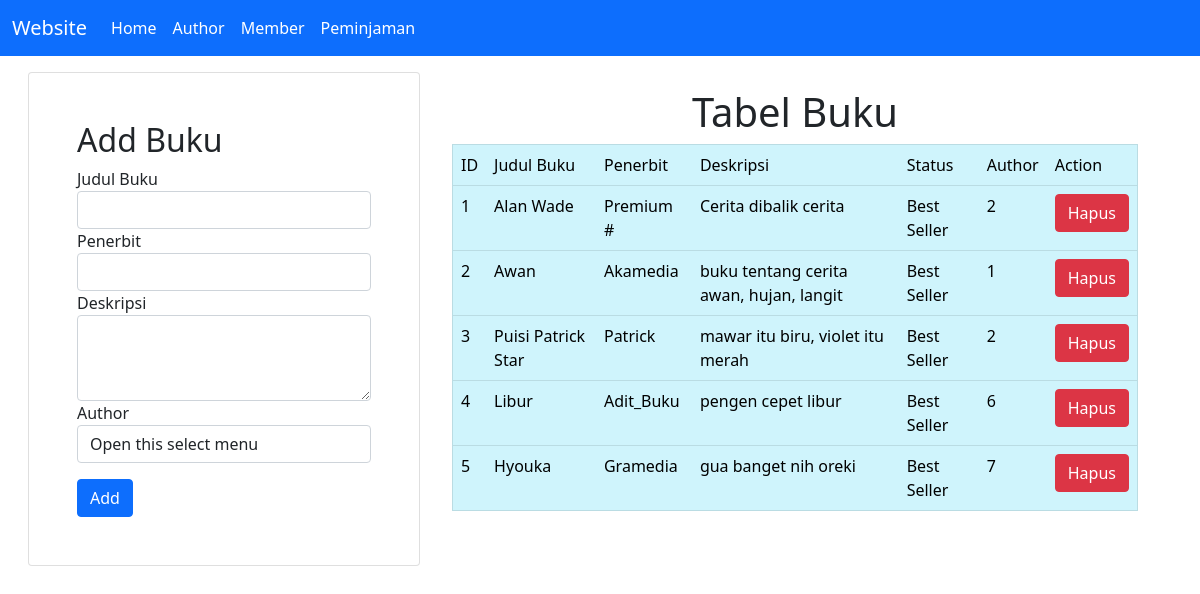
The page / on the database its author committed.
### tables this page shows
CREATE TABLE `buku`  (
  `id_buku` int NOT NULL AUTO_INCREMENT,
  `judul_buku` varchar(100) NOT NULL,
  `penerbit` varchar(100) NOT NULL,
  `deskripsi` text NOT NULL,
  `status` varchar(50) NOT NULL,
  `id_author` int NOT NULL,
  PRIMARY KEY (`id_buku`) USING BTREE,
  INDEX `id_author`(`id_author` ASC) USING BTREE,
  CONSTRAINT `buku_ibfk_1` FOREIGN KEY (`id_author`) REFERENCES `author` (`id_author`) ON DELETE CASCADE ON UPDATE CASCADE
);

### conf.php (called while the page is built)
<?php
$db_host = "localhost";
$db_user = "root";
$db_pass = "";
$db_name = "db_perpus";

### includes/DB.class.php (called while the page is built, shortened)
<?php
class DB
{
    var $db_host = "";
    var $db_user = "";
    var $db_pass = "";
    var $db_name = "";
    var $db_link = "";
    var $result = 0;
    function DB($db_host = '', $db_user = '', $db_pass = '', $db_name = '')
    {
        $this->db_host = $db_host;
        $this->db_user = $db_user;
        $this->db_pass = $db_pass;
        $this->db_name = $db_name;
    }
    function open()
    {
        $this->db_link = mysqli_connect($this->db_host, $this->db_user, $this->db_pass, $this->db_name);
    }
    function execute($query = "")
    {
        $this->result = mysqli_query($this->db_link, $query);
        return $this->result;
    }
    function getResult()
    {
        return mysqli_fetch_array($this->result);
    }
}

### includes/Buku.class.php (called while the page is built, shortened)
<?php
class Buku extends DB
{
    function getBuku()
    {
        $query = "SELECT * FROM buku";
        return $this->execute($query);
    }
}

### index.php (the view, shortened to what this page needs)
<?php
include("conf.php");
include("includes/Template.class.php");
include("includes/DB.class.php");
include("includes/Buku.class.php");
$buku = new Buku($db_host, $db_user, $db_pass, $db_name);
$buku->open();
$buku->getBuku();
$status = false;
$data = null;
$no = 1;
while (list($id, $judul, $penerbit, $deskripsi, $status, $id_author) = $buku->getResult()) {
    if ($status == "Best Seller") {
        $data .= "<tr>
            <td>" . $no++ . "</td>
            <td>" . $judul . "</td>
            <td>" . $penerbit . "</td>
            <td>" . $deskripsi . "</td>
            <td>" . $status . "</td>
            <td>" . $id_author . "</td>
            <td>
            <a href='index.php?id_hapus=" . $id . "' class='btn btn-danger' '>Hapus</a>
            </td>
            </tr>";
    }
}

### includes/Template.class.php (shortened to what this page needs)
<?php
class Template
{
    var $content = '';
    function Template($filename = '')
    {
        $this->content = implode('', @file($filename));
    }
    function clear()
    {
        $this->content = preg_replace("/DATA_[A-Z|_|0-9]+/", "", $this->content);
    }
    function write()
    {
        print $this->content;
    }
    function replace($old = '', $new = '')
    {
        if (is_int($new)) {
            $value = sprintf("%d", $new);
        } elseif (is_float($new)) {
            $value = sprintf("%f", $new);
        } elseif (is_array($new)) {
            $value = '';
            foreach ($new as $item) {
                $value .= $item . ' ';
            }
        } else {
            $value = $new;
        }
        $this->content = preg_replace("/$old/", $value, $this->content);
    }
}

### rows shown on the page
buku: judul_buku "Alan Wade", penerbit "Premium #", deskripsi "Cerita dibalik cerita", status "Best Seller", id_author "2"
buku: judul_buku "Awan", penerbit "Akamedia", deskripsi "buku tentang cerita awan, hujan, langit", status "Best Seller", id_author "1"
buku: judul_buku "Puisi Patrick Star", penerbit "Patrick", deskripsi "mawar itu biru, violet itu merah", status "Best Seller", id_author "2"
buku: judul_buku "Libur", penerbit "Adit_Buku", deskripsi "pengen cepet libur", status "Best Seller", id_author "6"
buku: judul_buku "Hyouka", penerbit "Gramedia", deskripsi "gua banget nih oreki", status "Best Seller", id_author "7"
